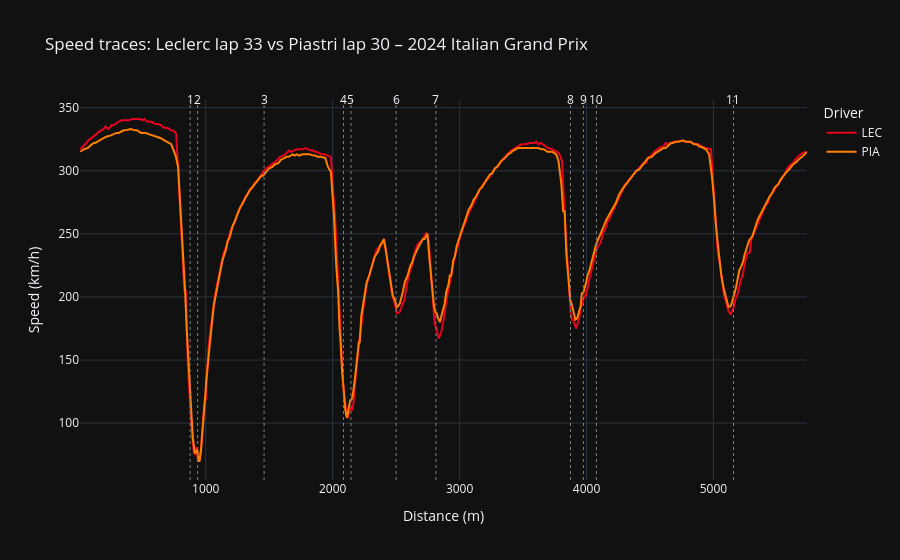

The notebook cell this image was saved under:
### Markdown cell above
### Speed traces

The speed of each car along the lap, plotted against distance, shows where one driver
is faster than the other. Corner positions come from the circuit information provided by FastF1.

### Code cell
lec_tel = lec_lap.get_car_data().add_distance().assign(Driver="LEC")
pia_tel = pia_lap.get_car_data().add_distance().assign(Driver="PIA")
tel = pd.concat([lec_tel, pia_tel], ignore_index=True)

fig = px.line(
    tel,
    x="Distance",
    y="Speed",
    color="Driver",
    color_discrete_map=driver_colors,
    labels={"Distance": "Distance (m)", "Speed": "Speed (km/h)"},
    title="Speed traces: Leclerc lap 33 vs Piastri lap 30 – 2024 Italian Grand Prix",
    template="plotly_dark",
)

corners = race_tel.get_circuit_info().corners
for _, corner in corners.iterrows():
    fig.add_vline(x=corner["Distance"], line_dash="dot", line_color="gray", line_width=1)
    fig.add_annotation(
        x=corner["Distance"], y=1.03, yref="paper",
        text=f"{corner['Number']}{corner['Letter']}", showarrow=False,
    )
fig.show()

### Figure 1 — Plotly figure (JSON) as saved in the notebook; plotly's stock layout.template omitted (floating-point values rounded to 4 significant figures; data arrays with more than 128 entries replaced by an {"elided": "..."} marker saying what was removed)
{"data": [{"hovertemplate": "Driver=LEC<br>Distance (m)=%{x}<br>Speed (km/h)=%{y}<extra></extra>", "legendgroup": "LEC", "line": {"color": "#E80020", "dash": "solid"}, "marker": {"symbol": "circle"}, "mode": "lines", "name": "LEC", "orientation": "v", "showlegend": true, "type": "scatter", "x": {"elided": "305 float values"}, "xaxis": "x", "y": {"elided": "305 float values"}, "yaxis": "y"}, {"hovertemplate": "Driver=PIA<br>Distance (m)=%{x}<br>Speed (km/h)=%{y}<extra></extra>", "legendgroup": "PIA", "line": {"color": "#FF8000", "dash": "solid"}, "marker": {"symbol": "circle"}, "mode": "lines", "name": "PIA", "orientation": "v", "showlegend": true, "type": "scatter", "x": {"elided": "317 float values"}, "xaxis": "x", "y": {"elided": "317 float values"}, "yaxis": "y"}], "layout": {"annotations": [{"showarrow": false, "text": "1", "x": 876.8, "y": 1.03, "yref": "paper"}, {"showarrow": false, "text": "2", "x": 936.2, "y": 1.03, "yref": "paper"}, {"showarrow": false, "text": "3", "x": 1460.0, "y": 1.03, "yref": "paper"}, {"showarrow": false, "text": "4", "x": 2085.0, "y": 1.03, "yref": "paper"}, {"showarrow": false, "text": "5", "x": 2144.0, "y": 1.03, "yref": "paper"}, {"showarrow": false, "text": "6", "x": 2500.0, "y": 1.03, "yref": "paper"}, {"showarrow": false, "text": "7", "x": 2813.0, "y": 1.03, "yref": "paper"}, {"showarrow": false, "text": "8", "x": 3873.0, "y": 1.03, "yref": "paper"}, {"showarrow": false, "text": "9", "x": 3976.0, "y": 1.03, "yref": "paper"}, {"showarrow": false, "text": "10", "x": 4078.0, "y": 1.03, "yref": "paper"}, {"showarrow": false, "text": "11", "x": 5158.0, "y": 1.03, "yref": "paper"}], "legend": {"title": {"text": "Driver"}, "tracegroupgap": 0}, "shapes": [{"line": {"color": "gray", "dash": "dot", "width": 1}, "type": "line", "x0": 876.8, "x1": 876.8, "xref": "x", "y0": 0, "y1": 1, "yref": "y domain"}, {"line": {"color": "gray", "dash": "dot", "width": 1}, "type": "line", "x0": 936.2, "x1": 936.2, "xref": "x", "y0": 0, "y1": 1, "yref": "y domain"}, {"line": {"color": "gray", "dash": "dot", "width": 1}, "type": "line", "x0": 1460.0, "x1": 1460.0, "xref": "x", "y0": 0, "y1": 1, "yref": "y domain"}, {"line": {"color": "gray", "dash": "dot", "width": 1}, "type": "line", "x0": 2085.0, "x1": 2085.0, "xref": "x", "y0": 0, "y1": 1, "yref": "y domain"}, {"line": {"color": "gray", "dash": "dot", "width": 1}, "type": "line", "x0": 2144.0, "x1": 2144.0, "xref": "x", "y0": 0, "y1": 1, "yref": "y domain"}, {"line": {"color": "gray", "dash": "dot", "width": 1}, "type": "line", "x0": 2500.0, "x1": 2500.0, "xref": "x", "y0": 0, "y1": 1, "yref": "y domain"}, {"line": {"color": "gray", "dash": "dot", "width": 1}, "type": "line", "x0": 2813.0, "x1": 2813.0, "xref": "x", "y0": 0, "y1": 1, "yref": "y domain"}, {"line": {"color": "gray", "dash": "dot", "width": 1}, "type": "line", "x0": 3873.0, "x1": 3873.0, "xref": "x", "y0": 0, "y1": 1, "yref": "y domain"}, {"line": {"color": "gray", "dash": "dot", "width": 1}, "type": "line", "x0": 3976.0, "x1": 3976.0, "xref": "x", "y0": 0, "y1": 1, "yref": "y domain"}, {"line": {"color": "gray", "dash": "dot", "width": 1}, "type": "line", "x0": 4078.0, "x1": 4078.0, "xref": "x", "y0": 0, "y1": 1, "yref": "y domain"}, {"line": {"color": "gray", "dash": "dot", "width": 1}, "type": "line", "x0": 5158.0, "x1": 5158.0, "xref": "x", "y0": 0, "y1": 1, "yref": "y domain"}], "title": {"text": "Speed traces: Leclerc lap 33 vs Piastri lap 30 – 2024 Italian Grand Prix"}, "xaxis": {"anchor": "y", "domain": [0, 1], "title": {"text": "Distance (m)"}}, "yaxis": {"anchor": "x", "domain": [0, 1], "title": {"text": "Speed (km/h)"}}}}
